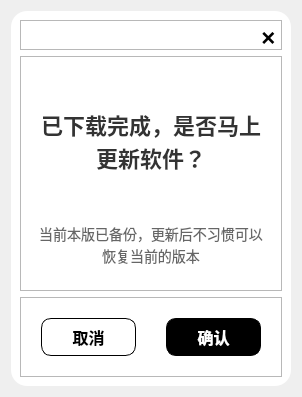
<?xml version="1.0" encoding="UTF-8"?>
<ui version="4.0">
 <class>Form</class>
 <widget class="QWidget" name="Form">
  <property name="geometry">
   <rect>
    <x>0</x>
    <y>0</y>
    <width>298</width>
    <height>393</height>
   </rect>
  </property>
  <property name="windowTitle">
   <string>Form</string>
  </property>
  <property name="styleSheet">
   <string notr="true">#container {
	border-radius: 16px;
	background: #fff;
}

QPushButton {
	border-radius: 10px;
	height: 36px;
	font-size: 16px;
	font-weight: 600;
	color: #fff;
}


#btn_close{
	border-radius: 4px;
	font-size: 24px;
	color: #000;
	line-height: 25px;
}
#btn_close:hover {
	background: rgba(0,0,0,0.05);
}

#msg_title{
	font-size: 22px;
	font-weight: 600;
	color: #333;
}

#msg_content{
	font-size: 14px;
	color: #666;
}


#cancle{
	color: #000;
	border: 1px solid #000;
	background: transparent;
}

#confirm{
	background: black;
	border: 1px solid #000;
}</string>
  </property>
  <layout class="QHBoxLayout" name="horizontalLayout">
   <item>
    <widget class="QFrame" name="container">
     <property name="minimumSize">
      <size>
       <width>280</width>
       <height>375</height>
      </size>
     </property>
     <property name="maximumSize">
      <size>
       <width>280</width>
       <height>375</height>
      </size>
     </property>
     <property name="frameShape">
      <enum>QFrame::StyledPanel</enum>
     </property>
     <property name="frameShadow">
      <enum>QFrame::Raised</enum>
     </property>
     <layout class="QVBoxLayout" name="verticalLayout">
      <item>
       <widget class="QFrame" name="box_close">
        <property name="minimumSize">
         <size>
          <width>0</width>
          <height>30</height>
         </size>
        </property>
        <property name="maximumSize">
         <size>
          <width>16777215</width>
          <height>30</height>
         </size>
        </property>
        <property name="frameShape">
         <enum>QFrame::StyledPanel</enum>
        </property>
        <property name="frameShadow">
         <enum>QFrame::Raised</enum>
        </property>
        <layout class="QHBoxLayout" name="horizontalLayout_2">
         <property name="leftMargin">
          <number>0</number>
         </property>
         <property name="topMargin">
          <number>0</number>
         </property>
         <property name="rightMargin">
          <number>0</number>
         </property>
         <property name="bottomMargin">
          <number>0</number>
         </property>
         <item>
          <spacer name="horizontalSpacer">
           <property name="orientation">
            <enum>Qt::Horizontal</enum>
           </property>
           <property name="sizeHint" stdset="0">
            <size>
             <width>226</width>
             <height>20</height>
            </size>
           </property>
          </spacer>
         </item>
         <item>
          <widget class="QPushButton" name="btn_close">
           <property name="minimumSize">
            <size>
             <width>25</width>
             <height>25</height>
            </size>
           </property>
           <property name="maximumSize">
            <size>
             <width>20</width>
             <height>20</height>
            </size>
           </property>
           <property name="text">
            <string>×</string>
           </property>
          </widget>
         </item>
        </layout>
       </widget>
      </item>
      <item>
       <widget class="QFrame" name="box_top">
        <property name="minimumSize">
         <size>
          <width>0</width>
          <height>200</height>
         </size>
        </property>
        <property name="frameShape">
         <enum>QFrame::StyledPanel</enum>
        </property>
        <property name="frameShadow">
         <enum>QFrame::Raised</enum>
        </property>
        <layout class="QVBoxLayout" name="verticalLayout_2">
         <property name="leftMargin">
          <number>15</number>
         </property>
         <property name="rightMargin">
          <number>15</number>
         </property>
         <property name="bottomMargin">
          <number>20</number>
         </property>
         <item>
          <widget class="QLabel" name="msg_title">
           <property name="minimumSize">
            <size>
             <width>0</width>
             <height>150</height>
            </size>
           </property>
           <property name="maximumSize">
            <size>
             <width>16777215</width>
             <height>150</height>
            </size>
           </property>
           <property name="text">
            <string>已下载完成，是否马上更新软件？</string>
           </property>
           <property name="alignment">
            <set>Qt::AlignCenter</set>
           </property>
           <property name="wordWrap">
            <bool>true</bool>
           </property>
          </widget>
         </item>
         <item>
          <widget class="QLabel" name="msg_content">
           <property name="minimumSize">
            <size>
             <width>0</width>
             <height>50</height>
            </size>
           </property>
           <property name="maximumSize">
            <size>
             <width>16777215</width>
             <height>50</height>
            </size>
           </property>
           <property name="text">
            <string>当前本版已备份，更新后不习惯可以恢复当前的版本</string>
           </property>
           <property name="alignment">
            <set>Qt::AlignCenter</set>
           </property>
           <property name="wordWrap">
            <bool>true</bool>
           </property>
          </widget>
         </item>
        </layout>
       </widget>
      </item>
      <item>
       <widget class="QFrame" name="box_bottom">
        <property name="frameShape">
         <enum>QFrame::StyledPanel</enum>
        </property>
        <property name="frameShadow">
         <enum>QFrame::Raised</enum>
        </property>
        <layout class="QHBoxLayout" name="horizontalLayout_3">
         <property name="spacing">
          <number>30</number>
         </property>
         <property name="leftMargin">
          <number>20</number>
         </property>
         <property name="topMargin">
          <number>20</number>
         </property>
         <property name="rightMargin">
          <number>20</number>
         </property>
         <property name="bottomMargin">
          <number>20</number>
         </property>
         <item>
          <widget class="QPushButton" name="cancle">
           <property name="text">
            <string>取消</string>
           </property>
          </widget>
         </item>
         <item>
          <widget class="QPushButton" name="confirm">
           <property name="text">
            <string>确认</string>
           </property>
          </widget>
         </item>
        </layout>
       </widget>
      </item>
     </layout>
    </widget>
   </item>
  </layout>
 </widget>
 <resources/>
 <connections/>
</ui>
